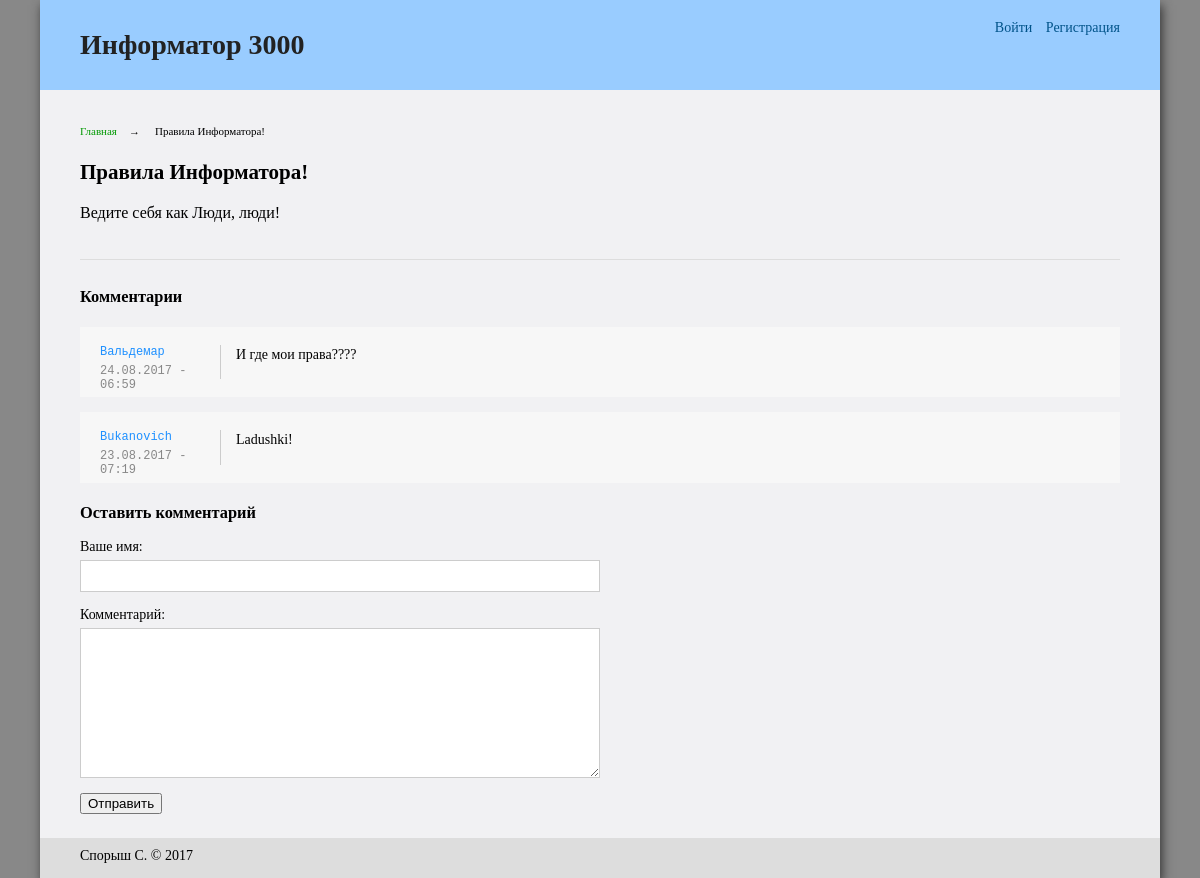
Screenshot of /index.php?c=articles&act=read&id=14 with the database file from the repository.
### tables this page shows
CREATE TABLE `articles` (
  `id_article` int(11) NOT NULL,
  `title` tinytext NOT NULL,
  `content` text NOT NULL
);

CREATE TABLE `comments` (
  `id_comment` int(11) NOT NULL,
  `id_article` int(11) NOT NULL,
  `name` tinytext NOT NULL,
  `c_text` mediumtext NOT NULL,
  `c_date` timestamp NOT NULL DEFAULT CURRENT_TIMESTAMP
);

### index.php (called while the page is built, shortened)
<?php
function classes_autoload($class) {
    $file = 'controller/'.$class.'.php';
    if(!is_file($file)) {
        $file = 'model/'.$class.'.php';
    }
}
$action = 'action_';
$action .= (isset($_GET['act'])) ? $_GET['act'] : 'index';
if(isset($_GET['c'])) {
    switch ($_GET['c']) {
        case 'articles':
            $controller = new C_Articles();
            break;
    }
} else $controller = new C_Articles();
$controller->Request($action);

### model/M_Mysql.php (called while the page is built, shortened)
<?php
class M_Mysql{
    private static $instance;
    private $link;
    private function __construct(){
        $this->link = mysqli_connect(DB_HOST,DB_USER,DB_PASS,DB_NAME)
        or die("Error " . mysqli_error($this->link));
    }
    public static function GetInstance(){
        if(self::$instance == null)
            self::$instance = new M_Mysql();
        return self::$instance;
    }
    public function Select($sql){
        $result = mysqli_query($this->link, $sql);
        $count = mysqli_num_rows($result);
        $rows = array();
        for($i=0;$i<$count;$i++){
            $rows[] = mysqli_fetch_assoc($result);
        }
        return $rows;
    }
}
?>

### model/M_Articles.php (called while the page is built, shortened)
<?php
class M_Articles {
    private static $instance;
    public static function GetInstance(){
        if(self::$instance == null)
            self::$instance = new M_Articles();
        return self::$instance;
    }
    public function articles_get($id_article)
    {
        $sql = "SELECT * FROM articles WHERE id_article = $id_article";
        $db = M_Mysql::GetInstance();
        $rows = $db->Select($sql);
        $str = array();
        for($i = 0; $i < count($rows); $i++) {
            $str = $rows[$i];
        }
        return $str;
    }
}
?>

### controller/C_Articles.php (called while the page is built, shortened)
<?php
class C_Articles extends C_Base {
    public function action_read(){
        if(isset($_GET['id'])) {
            $mArticles = M_Articles::GetInstance();
            $article = $mArticles->articles_get($_GET['id']);
            if(isset($article['id_article'])) {
                $comments = M_Comments::show_comments($_GET['id']);
                $comments_area = $this->Template("view/comments.php", array('comments' => $comments));
                if($this->isPost()) {
                    if(isset($_SESSION['login'])) $new = M_Comments::comments_new($_GET['id'], $_SESSION['login'], $_POST['c_text']);
                    else $new = M_Comments::comments_new($_GET['id'], $_POST['name'], $_POST['c_text']);
                    if($new == true) header('location: index.php?c=articles&act=read&id=' . $_GET['id']);
                    else {
                        if(isset($_SESSION['login']))
                            $comment_form = $this->Template("view/comment_form.php", array('name' => $_SESSION['login'], 'c_text' => $_POST['c_text']));
                        else
                            $comment_form = $this->Template("view/comment_form.php", array('name' => $_POST['name'], 'c_text' => $_POST['c_text']));}
                } else {
                    if(isset($_SESSION['login'])) $comment_form = $this->Template("view/comment_form.php", array('name' => $_SESSION['login'], 'c_text' => ""));
                    else $comment_form = $this->Template("view/comment_form.php", array('name' => "", 'c_text' => ""));
                }
                $this->content = $this->Template("view/article.php", array('article' => $article, 'comments' => $comments_area, 'comment_form' => $comment_form));
            }
        }
    }
}
?>

### controller/C_Controller.php (called while the page is built, shortened)
<?php
abstract class C_Controller {
    public function Request($action)
    {
        $this->$action();
    }
    protected function Template($file, $params = array()) {
        include "$file";
        return ob_get_clean();
    }
}
?>

### model/M_Comments.php (called while the page is built, shortened)
<?php
class M_Comments {
    public static function show_comments($id_article)
    {
        $sql = "SELECT * FROM comments WHERE id_article = $id_article ORDER BY id_comment DESC";
        $db = M_Mysql::GetInstance();
        $rows = $db->Select($sql);
        return $rows;
    }
}
?>

### view/comments.php (the view, shortened to what this page needs)
<?php if(sizeof($comments) > 0): ?>
    <h3>Комментарии</h3>
    <ul class="nolstyle">
        <?php foreach ($comments as $comment): ?>
            <li class="comment">
                <div class="c-info">
			        <span class="name">
				        <?=$comment['name']?>
			        </span>
			        <span class="c-date">
                        <?php
                            $str = $comment['c_date'];
                            $str = strtotime($str);
                            echo $str = date('d.m.o - H:i', $str);
                        ?>
			        </span>
                </div>
                <div class="c-content">
                    <p><?=$comment['c_text']?></p>
                </div>
            </li>
        <?php endforeach; ?>
    </ul>
<?php endif; ?>

### view/article.php (shortened to what this page needs)
<ul class="crumbs nolstyle llist">
    <li>
        <a href="index.php">Главная</a><span>&rarr;</span>
    </li>
    <li>
        <?=$article['title']?>
    </li>
</ul>
<article class="clearfix">
    <h2><?=$article['title']?></h2>
    <p><?=nl2br($article['content'])?></p>
</article>
<div id="comments">
    <?=$comments;?>
    <?=$comment_form;?>
</div>

### view/style.css (style rules this page uses)
body { background-color: #888; color: #000; font-family: Georgia; font-size: 14px; margin: 0; }
.clearfix:after { content: " "; clear: both; display: table; }
article { margin-bottom: 20px }
p { line-height: 1.4; margin: 0 0 15px; }
article p { font-size: 16px; }
ul { margin: 20px 0; padding: 0; }
.nolstyle li { list-style: none; }
.llist li { float: left; margin-right: 10px; }
a, .editor .new a { color: #00bfff; }
a { text-decoration: none; }
.crumbs { clear: both; font-size: 11px; padding: 5px 0 15px; }
.crumbs span { margin: 0 5px 0 12px; }
.crumbs a { color: #009900; }
#comments { border-top: 1px solid #ddd; padding-top: 10px; }
.comment { background: #f7f7f7; margin-bottom: 15px; padding: 18px 20px; }
.comment span { display: block; font-family: Courier New; font-size: 12px; }
.comment .name { color: #1e90ff; }
.comment .c-date { color: #888; margin-top: 5px; }
.comment .c-info { float: left; padding-right: 10px; width: 110px; }
.comment .c-content { border-left: 1px solid #ccc; padding-left: 15px; overflow: hidden; }

### rows the page displays
articles: title "Правила Информатора!", content "Ведите себя как Люди, люди!"
comments: name "Вальдемар", c_date "24.08.2017 - 06:59", c_text "И где мои права????"
comments: name "Bukanovich", c_date "23.08.2017 - 07:19", c_text "Ladushki!"
